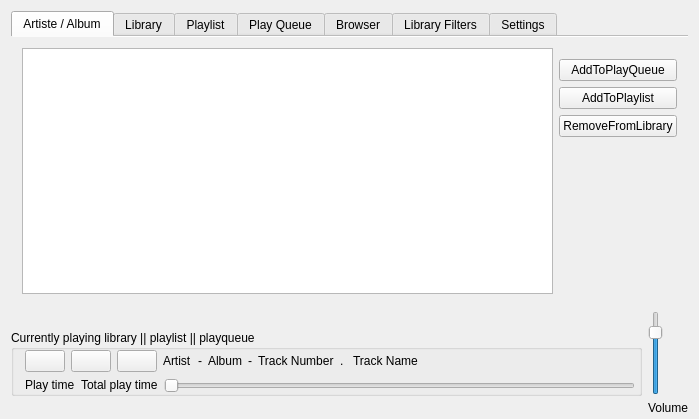
<?xml version="1.0" encoding="UTF-8"?>
<ui version="4.0">
 <class>MainWindow</class>
 <widget class="QMainWindow" name="MainWindow">
  <property name="geometry">
   <rect>
    <x>0</x>
    <y>0</y>
    <width>699</width>
    <height>376</height>
   </rect>
  </property>
  <property name="sizePolicy">
   <sizepolicy hsizetype="Maximum" vsizetype="Maximum">
    <horstretch>0</horstretch>
    <verstretch>0</verstretch>
   </sizepolicy>
  </property>
  <property name="windowTitle">
   <string>Qtmus</string>
  </property>
  <widget class="QWidget" name="centralWidget">
   <property name="sizePolicy">
    <sizepolicy hsizetype="Minimum" vsizetype="Minimum">
     <horstretch>0</horstretch>
     <verstretch>0</verstretch>
    </sizepolicy>
   </property>
   <layout class="QVBoxLayout" name="verticalLayout_4">
    <property name="bottomMargin">
     <number>4</number>
    </property>
    <item>
     <widget class="QTabWidget" name="LibraryQTW">
      <property name="sizePolicy">
       <sizepolicy hsizetype="Minimum" vsizetype="Minimum">
        <horstretch>0</horstretch>
        <verstretch>0</verstretch>
       </sizepolicy>
      </property>
      <property name="tabPosition">
       <enum>QTabWidget::North</enum>
      </property>
      <property name="tabShape">
       <enum>QTabWidget::Rounded</enum>
      </property>
      <property name="currentIndex">
       <number>0</number>
      </property>
      <property name="usesScrollButtons">
       <bool>true</bool>
      </property>
      <property name="documentMode">
       <bool>true</bool>
      </property>
      <property name="tabsClosable">
       <bool>false</bool>
      </property>
      <property name="movable">
       <bool>false</bool>
      </property>
      <widget class="QWidget" name="artist_album">
       <property name="sizePolicy">
        <sizepolicy hsizetype="Maximum" vsizetype="Maximum">
         <horstretch>0</horstretch>
         <verstretch>0</verstretch>
        </sizepolicy>
       </property>
       <attribute name="title">
        <string>Artiste / Album</string>
       </attribute>
       <layout class="QHBoxLayout" name="horizontalLayout_14">
        <item>
         <widget class="QColumnView" name="artistAlbumColumnView">
          <property name="sizePolicy">
           <sizepolicy hsizetype="Minimum" vsizetype="Minimum">
            <horstretch>0</horstretch>
            <verstretch>0</verstretch>
           </sizepolicy>
          </property>
         </widget>
        </item>
        <item>
         <widget class="QWidget" name="aaBW" native="true">
          <property name="sizePolicy">
           <sizepolicy hsizetype="Maximum" vsizetype="Minimum">
            <horstretch>0</horstretch>
            <verstretch>0</verstretch>
           </sizepolicy>
          </property>
          <layout class="QVBoxLayout" name="verticalLayout_10">
           <property name="leftMargin">
            <number>0</number>
           </property>
           <property name="rightMargin">
            <number>0</number>
           </property>
           <item>
            <widget class="QPushButton" name="aaAddToPlayQueue">
             <property name="sizePolicy">
              <sizepolicy hsizetype="Minimum" vsizetype="Maximum">
               <horstretch>0</horstretch>
               <verstretch>0</verstretch>
              </sizepolicy>
             </property>
             <property name="text">
              <string>AddToPlayQueue</string>
             </property>
            </widget>
           </item>
           <item>
            <widget class="QPushButton" name="aaAddToPlaylist">
             <property name="sizePolicy">
              <sizepolicy hsizetype="Minimum" vsizetype="Maximum">
               <horstretch>0</horstretch>
               <verstretch>0</verstretch>
              </sizepolicy>
             </property>
             <property name="text">
              <string>AddToPlaylist</string>
             </property>
            </widget>
           </item>
           <item>
            <widget class="QPushButton" name="aaRemoveFromLibrary">
             <property name="sizePolicy">
              <sizepolicy hsizetype="Minimum" vsizetype="Maximum">
               <horstretch>0</horstretch>
               <verstretch>0</verstretch>
              </sizepolicy>
             </property>
             <property name="text">
              <string>RemoveFromLibrary</string>
             </property>
            </widget>
           </item>
           <item>
            <spacer name="aaVS">
             <property name="orientation">
              <enum>Qt::Vertical</enum>
             </property>
             <property name="sizeHint" stdset="0">
              <size>
               <width>20</width>
               <height>40</height>
              </size>
             </property>
            </spacer>
           </item>
          </layout>
         </widget>
        </item>
       </layout>
      </widget>
      <widget class="QWidget" name="library">
       <property name="sizePolicy">
        <sizepolicy hsizetype="Maximum" vsizetype="Maximum">
         <horstretch>0</horstretch>
         <verstretch>0</verstretch>
        </sizepolicy>
       </property>
       <attribute name="title">
        <string>Library</string>
       </attribute>
       <layout class="QHBoxLayout" name="horizontalLayout_13">
        <item>
         <widget class="QListView" name="libraryListView">
          <property name="sizePolicy">
           <sizepolicy hsizetype="Minimum" vsizetype="Minimum">
            <horstretch>0</horstretch>
            <verstretch>0</verstretch>
           </sizepolicy>
          </property>
         </widget>
        </item>
        <item>
         <widget class="QWidget" name="libraryBW" native="true">
          <property name="sizePolicy">
           <sizepolicy hsizetype="Maximum" vsizetype="Minimum">
            <horstretch>0</horstretch>
            <verstretch>0</verstretch>
           </sizepolicy>
          </property>
          <layout class="QVBoxLayout" name="verticalLayout_8">
           <property name="leftMargin">
            <number>0</number>
           </property>
           <property name="rightMargin">
            <number>0</number>
           </property>
           <item>
            <widget class="QPushButton" name="libraryAddToPlayQueue">
             <property name="sizePolicy">
              <sizepolicy hsizetype="Minimum" vsizetype="Maximum">
               <horstretch>0</horstretch>
               <verstretch>0</verstretch>
              </sizepolicy>
             </property>
             <property name="text">
              <string>AddToPlayQueue</string>
             </property>
            </widget>
           </item>
           <item>
            <widget class="QPushButton" name="libraryAddToPlaylist">
             <property name="sizePolicy">
              <sizepolicy hsizetype="Minimum" vsizetype="Maximum">
               <horstretch>0</horstretch>
               <verstretch>0</verstretch>
              </sizepolicy>
             </property>
             <property name="text">
              <string>AddToPlaylist</string>
             </property>
            </widget>
           </item>
           <item>
            <widget class="QPushButton" name="libraryRemoveFromLibrary">
             <property name="sizePolicy">
              <sizepolicy hsizetype="Minimum" vsizetype="Maximum">
               <horstretch>0</horstretch>
               <verstretch>0</verstretch>
              </sizepolicy>
             </property>
             <property name="text">
              <string>RemoveFromLibrary</string>
             </property>
            </widget>
           </item>
           <item>
            <spacer name="libraryVS">
             <property name="orientation">
              <enum>Qt::Vertical</enum>
             </property>
             <property name="sizeHint" stdset="0">
              <size>
               <width>20</width>
               <height>40</height>
              </size>
             </property>
            </spacer>
           </item>
          </layout>
         </widget>
        </item>
       </layout>
      </widget>
      <widget class="QWidget" name="playlist">
       <property name="sizePolicy">
        <sizepolicy hsizetype="Maximum" vsizetype="Maximum">
         <horstretch>0</horstretch>
         <verstretch>0</verstretch>
        </sizepolicy>
       </property>
       <attribute name="title">
        <string>Playlist</string>
       </attribute>
       <layout class="QHBoxLayout" name="horizontalLayout_12">
        <item>
         <widget class="QListView" name="playlistListView">
          <property name="sizePolicy">
           <sizepolicy hsizetype="Minimum" vsizetype="Minimum">
            <horstretch>0</horstretch>
            <verstretch>0</verstretch>
           </sizepolicy>
          </property>
         </widget>
        </item>
        <item>
         <widget class="QWidget" name="playlistBW" native="true">
          <property name="sizePolicy">
           <sizepolicy hsizetype="Maximum" vsizetype="Minimum">
            <horstretch>0</horstretch>
            <verstretch>0</verstretch>
           </sizepolicy>
          </property>
          <layout class="QVBoxLayout" name="verticalLayout_7">
           <property name="leftMargin">
            <number>0</number>
           </property>
           <property name="rightMargin">
            <number>0</number>
           </property>
           <item>
            <widget class="QPushButton" name="pushButton_7">
             <property name="sizePolicy">
              <sizepolicy hsizetype="Minimum" vsizetype="Maximum">
               <horstretch>0</horstretch>
               <verstretch>0</verstretch>
              </sizepolicy>
             </property>
             <property name="text">
              <string>Up</string>
             </property>
            </widget>
           </item>
           <item>
            <widget class="QPushButton" name="pushButton_8">
             <property name="sizePolicy">
              <sizepolicy hsizetype="Minimum" vsizetype="Maximum">
               <horstretch>0</horstretch>
               <verstretch>0</verstretch>
              </sizepolicy>
             </property>
             <property name="text">
              <string>Down</string>
             </property>
            </widget>
           </item>
           <item>
            <widget class="QPushButton" name="pushButton_19">
             <property name="sizePolicy">
              <sizepolicy hsizetype="Minimum" vsizetype="Maximum">
               <horstretch>0</horstretch>
               <verstretch>0</verstretch>
              </sizepolicy>
             </property>
             <property name="text">
              <string>RemoveFromPlaylist</string>
             </property>
            </widget>
           </item>
           <item>
            <widget class="QPushButton" name="pushButton_18">
             <property name="sizePolicy">
              <sizepolicy hsizetype="Minimum" vsizetype="Maximum">
               <horstretch>0</horstretch>
               <verstretch>0</verstretch>
              </sizepolicy>
             </property>
             <property name="text">
              <string>LoadPlaylistFrom</string>
             </property>
            </widget>
           </item>
           <item>
            <widget class="QPushButton" name="pushButton_9">
             <property name="sizePolicy">
              <sizepolicy hsizetype="Minimum" vsizetype="Maximum">
               <horstretch>0</horstretch>
               <verstretch>0</verstretch>
              </sizepolicy>
             </property>
             <property name="text">
              <string>SavePlaylistTo</string>
             </property>
            </widget>
           </item>
           <item>
            <spacer name="verticalSpacer_3">
             <property name="orientation">
              <enum>Qt::Vertical</enum>
             </property>
             <property name="sizeHint" stdset="0">
              <size>
               <width>20</width>
               <height>40</height>
              </size>
             </property>
            </spacer>
           </item>
          </layout>
         </widget>
        </item>
       </layout>
      </widget>
      <widget class="QWidget" name="playQueue">
       <property name="sizePolicy">
        <sizepolicy hsizetype="Maximum" vsizetype="Maximum">
         <horstretch>0</horstretch>
         <verstretch>0</verstretch>
        </sizepolicy>
       </property>
       <attribute name="title">
        <string>Play Queue</string>
       </attribute>
       <layout class="QHBoxLayout" name="horizontalLayout_11">
        <item>
         <widget class="QListView" name="playQueueListView">
          <property name="sizePolicy">
           <sizepolicy hsizetype="Minimum" vsizetype="Minimum">
            <horstretch>0</horstretch>
            <verstretch>0</verstretch>
           </sizepolicy>
          </property>
         </widget>
        </item>
        <item>
         <widget class="QWidget" name="playQueueBW" native="true">
          <property name="sizePolicy">
           <sizepolicy hsizetype="Maximum" vsizetype="Minimum">
            <horstretch>0</horstretch>
            <verstretch>0</verstretch>
           </sizepolicy>
          </property>
          <layout class="QVBoxLayout" name="verticalLayout_6">
           <property name="leftMargin">
            <number>0</number>
           </property>
           <property name="rightMargin">
            <number>0</number>
           </property>
           <item>
            <widget class="QPushButton" name="playQueueUp">
             <property name="sizePolicy">
              <sizepolicy hsizetype="Minimum" vsizetype="Maximum">
               <horstretch>0</horstretch>
               <verstretch>0</verstretch>
              </sizepolicy>
             </property>
             <property name="text">
              <string>Up</string>
             </property>
            </widget>
           </item>
           <item>
            <widget class="QPushButton" name="playQueueDown">
             <property name="sizePolicy">
              <sizepolicy hsizetype="Minimum" vsizetype="Maximum">
               <horstretch>0</horstretch>
               <verstretch>0</verstretch>
              </sizepolicy>
             </property>
             <property name="text">
              <string>Down</string>
             </property>
            </widget>
           </item>
           <item>
            <widget class="QPushButton" name="playQueueRemove">
             <property name="sizePolicy">
              <sizepolicy hsizetype="Minimum" vsizetype="Maximum">
               <horstretch>0</horstretch>
               <verstretch>0</verstretch>
              </sizepolicy>
             </property>
             <property name="text">
              <string>Remove</string>
             </property>
            </widget>
           </item>
           <item>
            <widget class="QPushButton" name="playQueueUndo">
             <property name="text">
              <string>Undo</string>
             </property>
            </widget>
           </item>
           <item>
            <spacer name="playQueueVS">
             <property name="orientation">
              <enum>Qt::Vertical</enum>
             </property>
             <property name="sizeHint" stdset="0">
              <size>
               <width>20</width>
               <height>40</height>
              </size>
             </property>
            </spacer>
           </item>
          </layout>
         </widget>
        </item>
       </layout>
      </widget>
      <widget class="QWidget" name="broswer">
       <property name="sizePolicy">
        <sizepolicy hsizetype="Maximum" vsizetype="Maximum">
         <horstretch>0</horstretch>
         <verstretch>0</verstretch>
        </sizepolicy>
       </property>
       <attribute name="title">
        <string>Browser</string>
       </attribute>
       <layout class="QHBoxLayout" name="horizontalLayout_7">
        <item>
         <widget class="QWidget" name="widget_6" native="true">
          <property name="sizePolicy">
           <sizepolicy hsizetype="Minimum" vsizetype="Minimum">
            <horstretch>0</horstretch>
            <verstretch>0</verstretch>
           </sizepolicy>
          </property>
          <layout class="QVBoxLayout" name="verticalLayout">
           <property name="leftMargin">
            <number>0</number>
           </property>
           <property name="rightMargin">
            <number>0</number>
           </property>
           <item>
            <widget class="QWidget" name="widget_4" native="true">
             <property name="sizePolicy">
              <sizepolicy hsizetype="Minimum" vsizetype="Maximum">
               <horstretch>0</horstretch>
               <verstretch>0</verstretch>
              </sizepolicy>
             </property>
             <layout class="QHBoxLayout" name="horizontalLayout_5">
              <property name="margin">
               <number>0</number>
              </property>
              <item>
               <widget class="QLabel" name="adressLabel_2">
                <property name="sizePolicy">
                 <sizepolicy hsizetype="Maximum" vsizetype="Minimum">
                  <horstretch>0</horstretch>
                  <verstretch>0</verstretch>
                 </sizepolicy>
                </property>
                <property name="text">
                 <string>Location:</string>
                </property>
               </widget>
              </item>
              <item>
               <widget class="QLineEdit" name="browserLineEdit">
                <property name="sizePolicy">
                 <sizepolicy hsizetype="Minimum" vsizetype="Maximum">
                  <horstretch>0</horstretch>
                  <verstretch>0</verstretch>
                 </sizepolicy>
                </property>
               </widget>
              </item>
              <item>
               <widget class="QPushButton" name="OkPushButton_2">
                <property name="sizePolicy">
                 <sizepolicy hsizetype="Maximum" vsizetype="Minimum">
                  <horstretch>0</horstretch>
                  <verstretch>0</verstretch>
                 </sizepolicy>
                </property>
                <property name="text">
                 <string>Ok</string>
                </property>
               </widget>
              </item>
             </layout>
            </widget>
           </item>
           <item>
            <widget class="QWidget" name="widget_7" native="true">
             <property name="sizePolicy">
              <sizepolicy hsizetype="Minimum" vsizetype="Minimum">
               <horstretch>0</horstretch>
               <verstretch>0</verstretch>
              </sizepolicy>
             </property>
             <layout class="QHBoxLayout" name="horizontalLayout_6">
              <property name="margin">
               <number>0</number>
              </property>
              <item>
               <widget class="QTreeView" name="browserTreeView">
                <property name="sizePolicy">
                 <sizepolicy hsizetype="Minimum" vsizetype="Minimum">
                  <horstretch>0</horstretch>
                  <verstretch>0</verstretch>
                 </sizepolicy>
                </property>
               </widget>
              </item>
              <item>
               <widget class="QListView" name="browserListView">
                <property name="sizePolicy">
                 <sizepolicy hsizetype="Minimum" vsizetype="Minimum">
                  <horstretch>0</horstretch>
                  <verstretch>0</verstretch>
                 </sizepolicy>
                </property>
               </widget>
              </item>
             </layout>
            </widget>
           </item>
          </layout>
         </widget>
        </item>
        <item>
         <widget class="QWidget" name="browserBW" native="true">
          <property name="sizePolicy">
           <sizepolicy hsizetype="Maximum" vsizetype="Minimum">
            <horstretch>0</horstretch>
            <verstretch>0</verstretch>
           </sizepolicy>
          </property>
          <layout class="QVBoxLayout" name="verticalLayout_2">
           <property name="leftMargin">
            <number>0</number>
           </property>
           <property name="rightMargin">
            <number>0</number>
           </property>
           <item>
            <widget class="QPushButton" name="browserAddToPlayQueue">
             <property name="sizePolicy">
              <sizepolicy hsizetype="Minimum" vsizetype="Maximum">
               <horstretch>0</horstretch>
               <verstretch>0</verstretch>
              </sizepolicy>
             </property>
             <property name="text">
              <string>AddToPlayQueue</string>
             </property>
            </widget>
           </item>
           <item>
            <widget class="QPushButton" name="browserAddToPlaylist">
             <property name="sizePolicy">
              <sizepolicy hsizetype="Minimum" vsizetype="Maximum">
               <horstretch>0</horstretch>
               <verstretch>0</verstretch>
              </sizepolicy>
             </property>
             <property name="text">
              <string>AddToPlaylist</string>
             </property>
            </widget>
           </item>
           <item>
            <widget class="QPushButton" name="browserAddToLibrary">
             <property name="sizePolicy">
              <sizepolicy hsizetype="Minimum" vsizetype="Maximum">
               <horstretch>0</horstretch>
               <verstretch>0</verstretch>
              </sizepolicy>
             </property>
             <property name="text">
              <string>AddToLibrary</string>
             </property>
            </widget>
           </item>
           <item>
            <spacer name="browserVS">
             <property name="orientation">
              <enum>Qt::Vertical</enum>
             </property>
             <property name="sizeHint" stdset="0">
              <size>
               <width>20</width>
               <height>40</height>
              </size>
             </property>
            </spacer>
           </item>
          </layout>
         </widget>
        </item>
       </layout>
      </widget>
      <widget class="QWidget" name="libraryFilters">
       <property name="sizePolicy">
        <sizepolicy hsizetype="Maximum" vsizetype="Maximum">
         <horstretch>0</horstretch>
         <verstretch>0</verstretch>
        </sizepolicy>
       </property>
       <attribute name="title">
        <string>Library Filters</string>
       </attribute>
       <layout class="QVBoxLayout" name="verticalLayout_5">
        <item>
         <widget class="QWidget" name="widget_8" native="true">
          <property name="sizePolicy">
           <sizepolicy hsizetype="Minimum" vsizetype="Maximum">
            <horstretch>0</horstretch>
            <verstretch>0</verstretch>
           </sizepolicy>
          </property>
          <layout class="QHBoxLayout" name="horizontalLayout_9">
           <property name="margin">
            <number>0</number>
           </property>
           <item>
            <widget class="QLineEdit" name="lineEdit">
             <property name="sizePolicy">
              <sizepolicy hsizetype="Minimum" vsizetype="Fixed">
               <horstretch>0</horstretch>
               <verstretch>0</verstretch>
              </sizepolicy>
             </property>
            </widget>
           </item>
           <item>
            <widget class="QPushButton" name="ApplyLFPB">
             <property name="sizePolicy">
              <sizepolicy hsizetype="Maximum" vsizetype="Fixed">
               <horstretch>0</horstretch>
               <verstretch>0</verstretch>
              </sizepolicy>
             </property>
             <property name="text">
              <string>Apply</string>
             </property>
            </widget>
           </item>
          </layout>
         </widget>
        </item>
        <item>
         <widget class="QWidget" name="widget_9" native="true">
          <property name="sizePolicy">
           <sizepolicy hsizetype="Minimum" vsizetype="Minimum">
            <horstretch>0</horstretch>
            <verstretch>0</verstretch>
           </sizepolicy>
          </property>
          <layout class="QHBoxLayout" name="horizontalLayout_8">
           <property name="margin">
            <number>0</number>
           </property>
           <item>
            <widget class="QListView" name="listView_2">
             <property name="sizePolicy">
              <sizepolicy hsizetype="Minimum" vsizetype="Minimum">
               <horstretch>0</horstretch>
               <verstretch>0</verstretch>
              </sizepolicy>
             </property>
            </widget>
           </item>
           <item>
            <widget class="QPushButton" name="RemoveLFPB">
             <property name="sizePolicy">
              <sizepolicy hsizetype="Maximum" vsizetype="Fixed">
               <horstretch>0</horstretch>
               <verstretch>0</verstretch>
              </sizepolicy>
             </property>
             <property name="text">
              <string>Remove</string>
             </property>
            </widget>
           </item>
          </layout>
         </widget>
        </item>
       </layout>
      </widget>
      <widget class="QWidget" name="settings">
       <property name="sizePolicy">
        <sizepolicy hsizetype="Maximum" vsizetype="Maximum">
         <horstretch>0</horstretch>
         <verstretch>0</verstretch>
        </sizepolicy>
       </property>
       <attribute name="title">
        <string>Settings</string>
       </attribute>
       <layout class="QVBoxLayout" name="verticalLayout_9">
        <item>
         <widget class="QTabWidget" name="settingsTabWidget">
          <property name="sizePolicy">
           <sizepolicy hsizetype="Minimum" vsizetype="Minimum">
            <horstretch>0</horstretch>
            <verstretch>0</verstretch>
           </sizepolicy>
          </property>
          <property name="currentIndex">
           <number>0</number>
          </property>
          <widget class="QWidget" name="settings1">
           <property name="sizePolicy">
            <sizepolicy hsizetype="Maximum" vsizetype="Maximum">
             <horstretch>0</horstretch>
             <verstretch>0</verstretch>
            </sizepolicy>
           </property>
           <attribute name="title">
            <string>Settings 1</string>
           </attribute>
           <layout class="QHBoxLayout" name="horizontalLayout_10">
            <item>
             <widget class="QGroupBox" name="groupBox">
              <property name="sizePolicy">
               <sizepolicy hsizetype="Minimum" vsizetype="Minimum">
                <horstretch>0</horstretch>
                <verstretch>0</verstretch>
               </sizepolicy>
              </property>
              <property name="title">
               <string>GroupBox</string>
              </property>
              <layout class="QFormLayout" name="formLayout">
               <item row="0" column="0">
                <widget class="QLabel" name="label_3">
                 <property name="text">
                  <string>TextLabel</string>
                 </property>
                </widget>
               </item>
               <item row="0" column="1">
                <widget class="QCheckBox" name="checkBox">
                 <property name="text">
                  <string>CheckBox</string>
                 </property>
                </widget>
               </item>
               <item row="1" column="0">
                <widget class="QLabel" name="label">
                 <property name="text">
                  <string>TextLabel</string>
                 </property>
                </widget>
               </item>
               <item row="1" column="1">
                <widget class="QSpinBox" name="spinBox"/>
               </item>
               <item row="2" column="0">
                <widget class="QLabel" name="label_2">
                 <property name="text">
                  <string>Tabs position :</string>
                 </property>
                </widget>
               </item>
               <item row="2" column="1">
                <widget class="QComboBox" name="comboBox">
                 <item>
                  <property name="text">
                   <string>Top</string>
                  </property>
                 </item>
                 <item>
                  <property name="text">
                   <string>Left side</string>
                  </property>
                 </item>
                </widget>
               </item>
              </layout>
             </widget>
            </item>
           </layout>
          </widget>
          <widget class="QWidget" name="settings2">
           <attribute name="title">
            <string>Settings 2</string>
           </attribute>
          </widget>
         </widget>
        </item>
       </layout>
      </widget>
     </widget>
    </item>
    <item>
     <widget class="QWidget" name="controlWidget" native="true">
      <property name="sizePolicy">
       <sizepolicy hsizetype="Minimum" vsizetype="Maximum">
        <horstretch>0</horstretch>
        <verstretch>0</verstretch>
       </sizepolicy>
      </property>
      <layout class="QHBoxLayout" name="horizontalLayout_2">
       <property name="margin">
        <number>0</number>
       </property>
       <item>
        <widget class="QGroupBox" name="currentTrackBox">
         <property name="sizePolicy">
          <sizepolicy hsizetype="Minimum" vsizetype="Maximum">
           <horstretch>0</horstretch>
           <verstretch>0</verstretch>
          </sizepolicy>
         </property>
         <property name="title">
          <string>Currently playing library || playlist || playqueue</string>
         </property>
         <layout class="QVBoxLayout" name="verticalLayout_3">
          <property name="topMargin">
           <number>0</number>
          </property>
          <property name="rightMargin">
           <number>4</number>
          </property>
          <property name="bottomMargin">
           <number>0</number>
          </property>
          <item>
           <widget class="QWidget" name="trackInfoLayout" native="true">
            <property name="sizePolicy">
             <sizepolicy hsizetype="Minimum" vsizetype="Maximum">
              <horstretch>0</horstretch>
              <verstretch>0</verstretch>
             </sizepolicy>
            </property>
            <layout class="QHBoxLayout" name="horizontalLayout_4">
             <property name="margin">
              <number>0</number>
             </property>
             <item>
              <widget class="QWidget" name="widget" native="true">
               <property name="sizePolicy">
                <sizepolicy hsizetype="Minimum" vsizetype="Maximum">
                 <horstretch>0</horstretch>
                 <verstretch>0</verstretch>
                </sizepolicy>
               </property>
               <layout class="QHBoxLayout" name="horizontalLayout">
                <property name="margin">
                 <number>0</number>
                </property>
                <item>
                 <widget class="QPushButton" name="previousButton">
                  <property name="text">
                   <string notr="true"/>
                  </property>
                 </widget>
                </item>
                <item>
                 <widget class="QPushButton" name="playButton">
                  <property name="text">
                   <string notr="true"/>
                  </property>
                  <property name="checkable">
                   <bool>false</bool>
                  </property>
                  <property name="autoDefault">
                   <bool>false</bool>
                  </property>
                  <property name="default">
                   <bool>false</bool>
                  </property>
                  <property name="flat">
                   <bool>false</bool>
                  </property>
                 </widget>
                </item>
                <item>
                 <widget class="QPushButton" name="nextButton">
                  <property name="text">
                   <string notr="true"/>
                  </property>
                 </widget>
                </item>
               </layout>
              </widget>
             </item>
             <item>
              <widget class="QLabel" name="artistLabel">
               <property name="sizePolicy">
                <sizepolicy hsizetype="Minimum" vsizetype="Maximum">
                 <horstretch>0</horstretch>
                 <verstretch>0</verstretch>
                </sizepolicy>
               </property>
               <property name="text">
                <string>Artist</string>
               </property>
              </widget>
             </item>
             <item>
              <widget class="QLabel" name="label_5">
               <property name="sizePolicy">
                <sizepolicy hsizetype="Maximum" vsizetype="Minimum">
                 <horstretch>0</horstretch>
                 <verstretch>0</verstretch>
                </sizepolicy>
               </property>
               <property name="text">
                <string>-</string>
               </property>
              </widget>
             </item>
             <item>
              <widget class="QLabel" name="albumLabel">
               <property name="sizePolicy">
                <sizepolicy hsizetype="Minimum" vsizetype="Maximum">
                 <horstretch>0</horstretch>
                 <verstretch>0</verstretch>
                </sizepolicy>
               </property>
               <property name="text">
                <string>Album</string>
               </property>
              </widget>
             </item>
             <item>
              <widget class="QLabel" name="label_4">
               <property name="sizePolicy">
                <sizepolicy hsizetype="Maximum" vsizetype="Minimum">
                 <horstretch>0</horstretch>
                 <verstretch>0</verstretch>
                </sizepolicy>
               </property>
               <property name="text">
                <string>-</string>
               </property>
              </widget>
             </item>
             <item>
              <widget class="QLabel" name="trackNumberLabel">
               <property name="sizePolicy">
                <sizepolicy hsizetype="Minimum" vsizetype="Maximum">
                 <horstretch>0</horstretch>
                 <verstretch>0</verstretch>
                </sizepolicy>
               </property>
               <property name="text">
                <string>Track Number</string>
               </property>
              </widget>
             </item>
             <item>
              <widget class="QLabel" name="label_6">
               <property name="sizePolicy">
                <sizepolicy hsizetype="Maximum" vsizetype="Minimum">
                 <horstretch>0</horstretch>
                 <verstretch>0</verstretch>
                </sizepolicy>
               </property>
               <property name="text">
                <string>. </string>
               </property>
              </widget>
             </item>
             <item>
              <widget class="QLabel" name="trackNameLabel">
               <property name="sizePolicy">
                <sizepolicy hsizetype="Minimum" vsizetype="Maximum">
                 <horstretch>0</horstretch>
                 <verstretch>0</verstretch>
                </sizepolicy>
               </property>
               <property name="text">
                <string>Track Name</string>
               </property>
              </widget>
             </item>
             <item>
              <spacer name="horizontalSpacer">
               <property name="orientation">
                <enum>Qt::Horizontal</enum>
               </property>
               <property name="sizeHint" stdset="0">
                <size>
                 <width>40</width>
                 <height>20</height>
                </size>
               </property>
              </spacer>
             </item>
            </layout>
           </widget>
          </item>
          <item>
           <widget class="QWidget" name="playLayout" native="true">
            <property name="sizePolicy">
             <sizepolicy hsizetype="Minimum" vsizetype="Maximum">
              <horstretch>0</horstretch>
              <verstretch>0</verstretch>
             </sizepolicy>
            </property>
            <layout class="QHBoxLayout" name="horizontalLayout_3">
             <property name="margin">
              <number>0</number>
             </property>
             <item>
              <widget class="QLabel" name="playTimeLabel">
               <property name="sizePolicy">
                <sizepolicy hsizetype="Maximum" vsizetype="Maximum">
                 <horstretch>0</horstretch>
                 <verstretch>0</verstretch>
                </sizepolicy>
               </property>
               <property name="text">
                <string>Play time</string>
               </property>
              </widget>
             </item>
             <item>
              <widget class="QLabel" name="totalPlayTimeLabel">
               <property name="sizePolicy">
                <sizepolicy hsizetype="Maximum" vsizetype="Maximum">
                 <horstretch>0</horstretch>
                 <verstretch>0</verstretch>
                </sizepolicy>
               </property>
               <property name="text">
                <string>Total play time</string>
               </property>
              </widget>
             </item>
             <item>
              <widget class="QSlider" name="playingSlider">
               <property name="sizePolicy">
                <sizepolicy hsizetype="Minimum" vsizetype="Maximum">
                 <horstretch>0</horstretch>
                 <verstretch>0</verstretch>
                </sizepolicy>
               </property>
               <property name="orientation">
                <enum>Qt::Horizontal</enum>
               </property>
              </widget>
             </item>
            </layout>
           </widget>
          </item>
         </layout>
        </widget>
       </item>
       <item>
        <widget class="QWidget" name="volumeBox" native="true">
         <property name="enabled">
          <bool>true</bool>
         </property>
         <property name="sizePolicy">
          <sizepolicy hsizetype="Maximum" vsizetype="Maximum">
           <horstretch>0</horstretch>
           <verstretch>0</verstretch>
          </sizepolicy>
         </property>
         <property name="layoutDirection">
          <enum>Qt::LeftToRight</enum>
         </property>
         <property name="autoFillBackground">
          <bool>false</bool>
         </property>
         <layout class="QVBoxLayout" name="volumeLayout">
          <property name="sizeConstraint">
           <enum>QLayout::SetDefaultConstraint</enum>
          </property>
          <property name="margin">
           <number>0</number>
          </property>
          <item>
           <widget class="QSlider" name="volumeSlider">
            <property name="sizePolicy">
             <sizepolicy hsizetype="Maximum" vsizetype="Maximum">
              <horstretch>0</horstretch>
              <verstretch>0</verstretch>
             </sizepolicy>
            </property>
            <property name="focusPolicy">
             <enum>Qt::StrongFocus</enum>
            </property>
            <property name="maximum">
             <number>100</number>
            </property>
            <property name="singleStep">
             <number>1</number>
            </property>
            <property name="value">
             <number>80</number>
            </property>
            <property name="sliderPosition">
             <number>80</number>
            </property>
            <property name="orientation">
             <enum>Qt::Vertical</enum>
            </property>
           </widget>
          </item>
          <item>
           <widget class="QLabel" name="volumeLabel">
            <property name="sizePolicy">
             <sizepolicy hsizetype="Minimum" vsizetype="Maximum">
              <horstretch>0</horstretch>
              <verstretch>0</verstretch>
             </sizepolicy>
            </property>
            <property name="text">
             <string>Volume</string>
            </property>
            <property name="textFormat">
             <enum>Qt::PlainText</enum>
            </property>
           </widget>
          </item>
         </layout>
        </widget>
       </item>
      </layout>
     </widget>
    </item>
   </layout>
  </widget>
  <widget class="QMenuBar" name="menuBar">
   <property name="geometry">
    <rect>
     <x>0</x>
     <y>0</y>
     <width>699</width>
     <height>21</height>
    </rect>
   </property>
  </widget>
  <action name="actionQuit">
   <property name="text">
    <string>Quit</string>
   </property>
  </action>
 </widget>
 <layoutdefault spacing="6" margin="11"/>
 <resources/>
 <connections/>
</ui>
